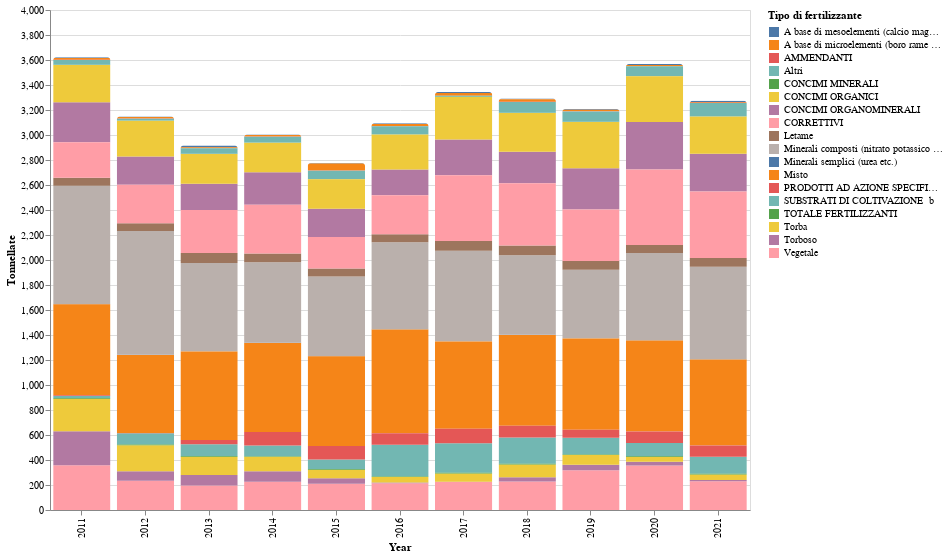

Notebook code for this chart:
### Code cell
chart = alt.Chart(fertilizzanti, width=700, height=500).mark_bar(
    cornerRadiusTopLeft=3,
    cornerRadiusTopRight=3
).encode(
    x='Year:O',
    y='Tonnellate:Q', 
    color='Tipo di fertilizzante:N'
)

display(chart)

### Figure 1 — Vega-Lite specification as saved in the notebook (floating-point values rounded to 4 significant figures; data arrays with more than 128 entries replaced by an {"elided": "..."} marker saying what was removed)
{"config": {"view": {"continuousWidth": 300, "continuousHeight": 300}}, "data": {"name": "data-6104bf95b4ff08e0c11d958536b52a42"}, "mark": {"type": "bar", "cornerRadiusTopLeft": 3, "cornerRadiusTopRight": 3}, "encoding": {"color": {"field": "Tipo di fertilizzante", "type": "nominal"}, "x": {"field": "Year", "type": "ordinal"}, "y": {"field": "Tonnellate", "type": "quantitative"}}, "height": 500, "width": 700, "$schema": "https://vega.github.io/schema/vega-lite/v5.6.1.json", "datasets": {"data-6104bf95b4ff08e0c11d958536b52a42": {"elided": "198 records"}}}
